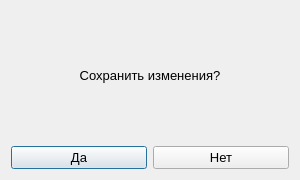
<?xml version="1.0" encoding="UTF-8"?>
<ui version="4.0">
 <class>DialogSave</class>
 <widget class="QDialog" name="DialogSave">
  <property name="geometry">
   <rect>
    <x>0</x>
    <y>0</y>
    <width>300</width>
    <height>180</height>
   </rect>
  </property>
  <property name="sizePolicy">
   <sizepolicy hsizetype="Preferred" vsizetype="Preferred">
    <horstretch>0</horstretch>
    <verstretch>0</verstretch>
   </sizepolicy>
  </property>
  <property name="minimumSize">
   <size>
    <width>300</width>
    <height>180</height>
   </size>
  </property>
  <property name="maximumSize">
   <size>
    <width>300</width>
    <height>16777215</height>
   </size>
  </property>
  <property name="windowTitle">
   <string>Dialog</string>
  </property>
  <layout class="QVBoxLayout" name="verticalLayout">
   <item>
    <widget class="QLabel" name="label">
     <property name="font">
      <font>
       <pointsize>10</pointsize>
       <strikeout>false</strikeout>
      </font>
     </property>
     <property name="autoFillBackground">
      <bool>false</bool>
     </property>
     <property name="text">
      <string>Сохранить изменения?</string>
     </property>
     <property name="alignment">
      <set>Qt::AlignCenter</set>
     </property>
    </widget>
   </item>
   <item>
    <layout class="QHBoxLayout" name="horizontalLayout">
     <item>
      <widget class="QPushButton" name="btYes">
       <property name="font">
        <font>
         <pointsize>10</pointsize>
        </font>
       </property>
       <property name="text">
        <string>Да</string>
       </property>
      </widget>
     </item>
     <item>
      <widget class="QPushButton" name="btNo">
       <property name="font">
        <font>
         <pointsize>10</pointsize>
        </font>
       </property>
       <property name="text">
        <string>Нет</string>
       </property>
      </widget>
     </item>
    </layout>
   </item>
  </layout>
 </widget>
 <resources/>
 <connections/>
</ui>
